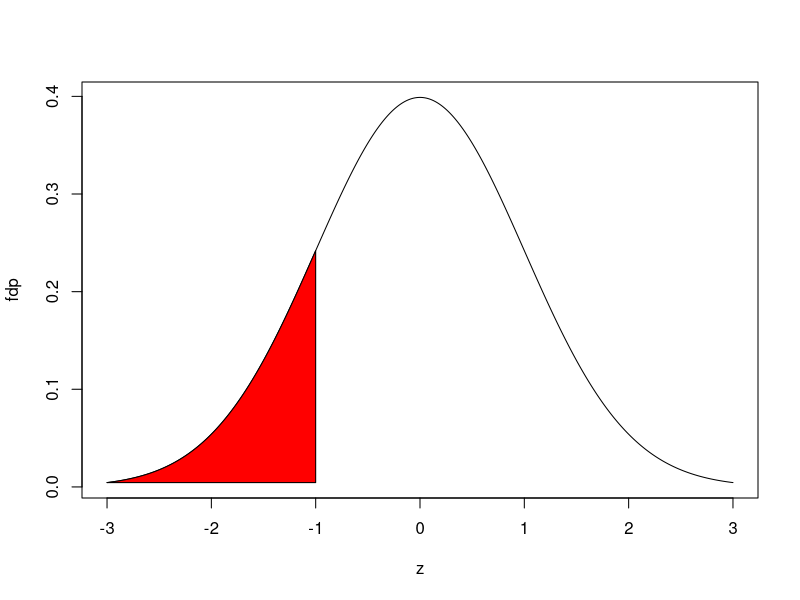
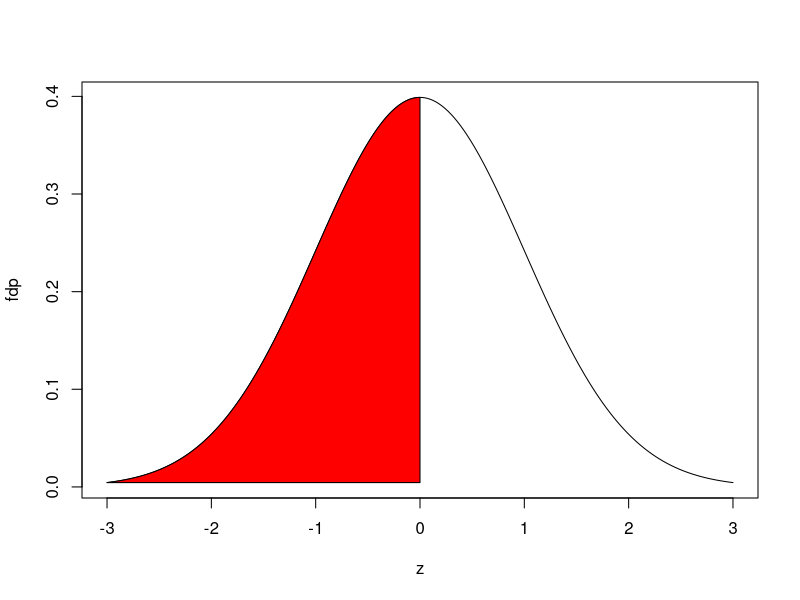
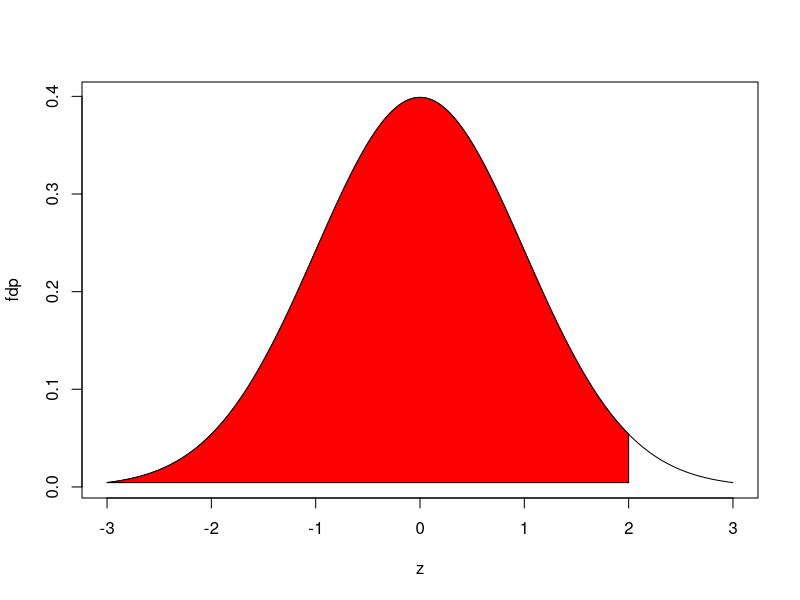
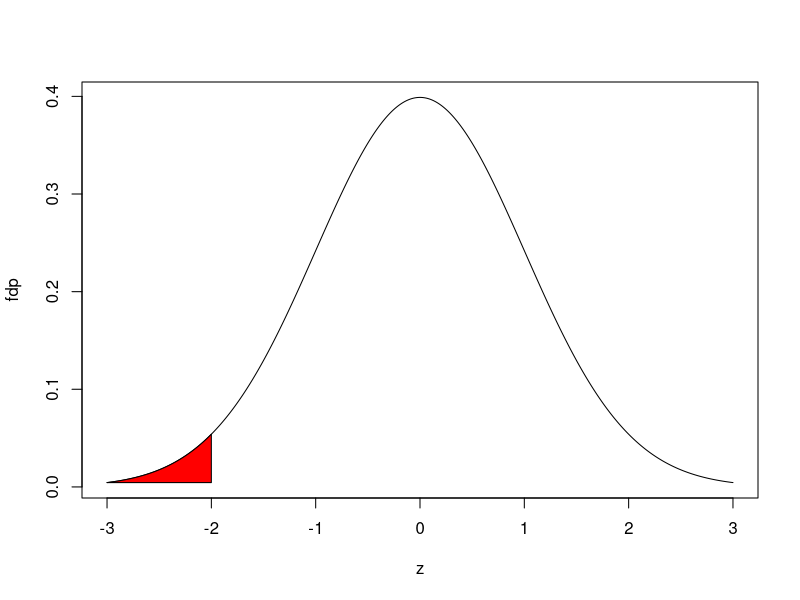
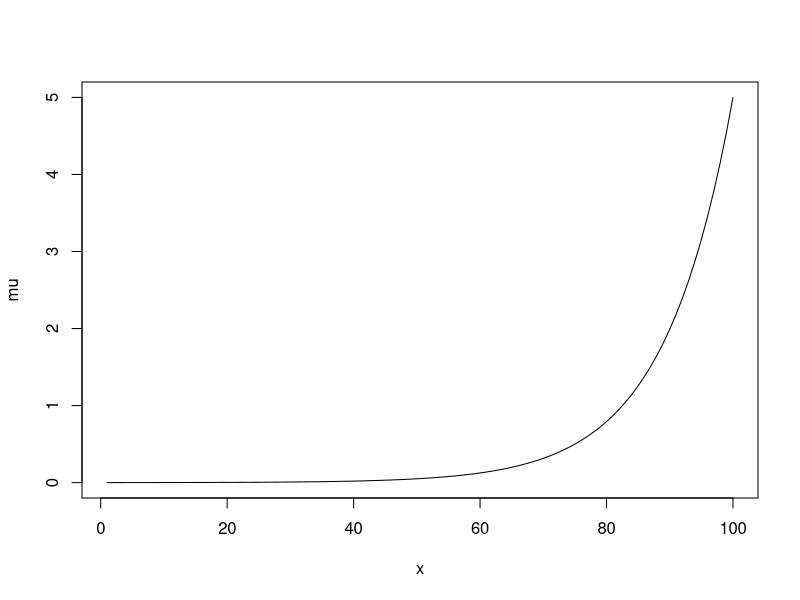
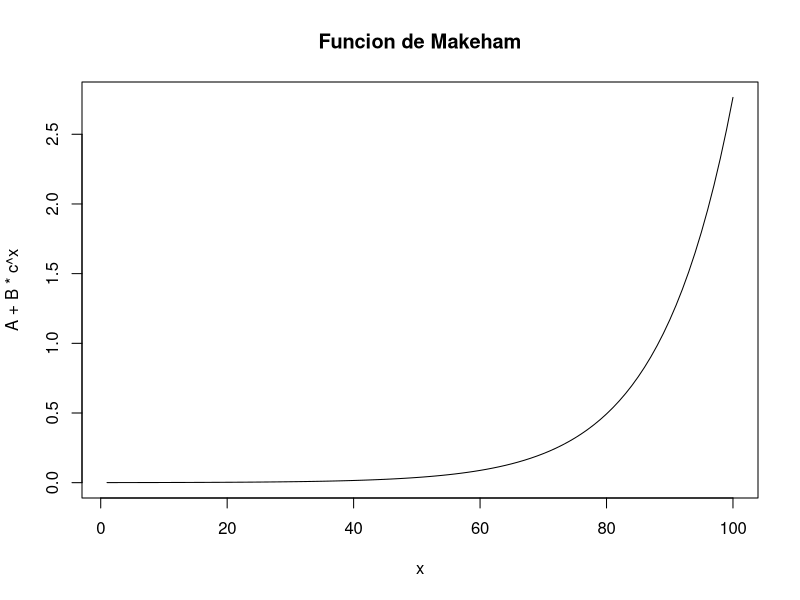
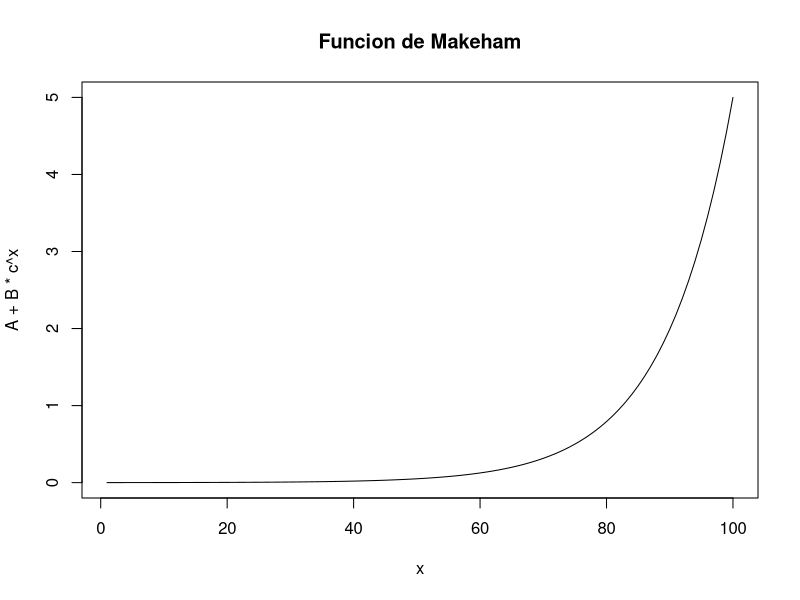
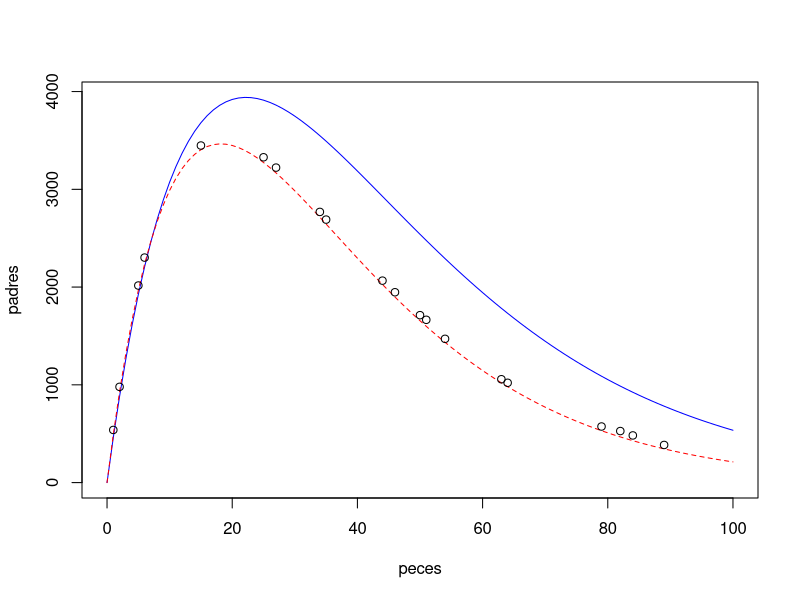

Generate these figures, in order, with R:
#Graficas de funciones matematicas
z<-seq(-3,3,0.01)
?dnorm
fdp<-dnorm(z)
plot(z,fdp,type = "l")
polygon(c(z[z<=-1],-1),c(fdp[z<=-1],fdp[z==-3]),col = "red")

#Podemos crear una funcion que grafique el area bajo la curva
#normal estandard

area<-function(x=0){
  z<-seq(-3,3,0.01)
  fdp<-dnorm(z)
  plot(z,fdp,type = "l")
  polygon(c(z[z<=x],x),c(fdp[z<=x],fdp[z==-3]),col = "red")
}

area()
area(2)
area(-2)

#Funcion de Makeham
x<-1:100
A<-.00007
B<-.0005
c<-10^.04
mu<-A+B*c^x
plot(x,mu,type="l")
makeham<-function(A,B,c){
  plot(x,A+B*c^x,type = "l",main="Funcion de Makeham")
}
makeham(.00007,.0005,1.09)
makeham(A,B,c)

#Curva de Ricker

x<-0:100
yA<-482*x*exp(-0.045*x)
yB<-518*x*exp(-0.055*x)
plot(c(x,x),c(yA,yB),xlab = "peces",ylab = "padres",type = "n")
lines(x,yA,lty=1,col="blue")
lines(x,yB,lty=2,col="red")
xp<-sample(0:100,20)
yAp<-518*xp*exp(-0.055*xp)
yAp<-yAp+50+rnorm(20,0,8)
points(xp,yAp)

